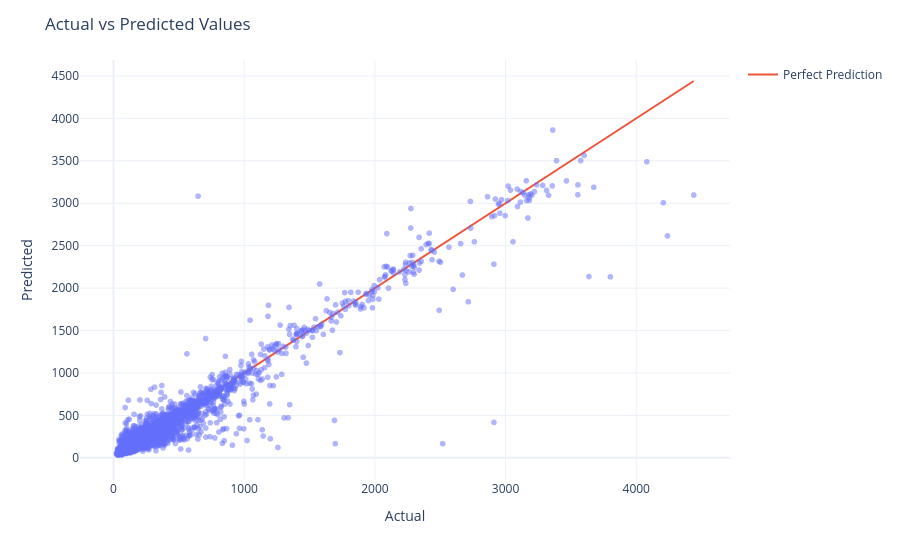

Source (notebook cell):
### Markdown cell above
**Visualization of Model Evaluation**

### Code cell
results = pd.DataFrame({
    'Actual' : y_test,
    'Predicted' : y_pred}) 

fig = px.scatter(
    results,
    x='Actual',
    y='Predicted',
    opacity=0.5
    
)

fig.add_trace(
    go.Scatter(
        x=[results['Actual'].min(), results['Actual'].max()],
        y=[results['Actual'].min(), results['Actual'].max()],
        mode='lines',
        name='Perfect Prediction'
    )
)

fig.update_layout(
    template='plotly_white',
    title='Actual vs Predicted Values'
)

fig.show()

### Figure 1 — Plotly figure (JSON) as saved in the notebook; plotly's stock layout.template omitted (floating-point values rounded to 4 significant figures; data arrays with more than 128 entries replaced by an {"elided": "..."} marker saying what was removed)
{"data": [{"hovertemplate": "Actual=%{x}<br>Predicted=%{y}<extra></extra>", "legendgroup": "", "marker": {"color": "#636efa", "opacity": 0.5, "symbol": "circle"}, "mode": "markers", "name": "", "showlegend": false, "type": "scattergl", "x": {"elided": "5274 int values"}, "xaxis": "x", "y": {"elided": "5274 float values"}, "yaxis": "y"}, {"mode": "lines", "name": "Perfect Prediction", "type": "scatter", "x": [21, 4440], "y": [21, 4440]}], "layout": {"autosize": true, "legend": {"tracegroupgap": 0}, "margin": {"t": 60}, "title": {"text": "Actual vs Predicted Values"}, "xaxis": {"anchor": "y", "autorange": true, "domain": [0, 1], "range": [-271.0, 4732.0], "title": {"text": "Actual"}, "type": "linear"}, "yaxis": {"anchor": "x", "autorange": true, "domain": [0, 1], "range": [-304.0, 4690.0], "title": {"text": "Predicted"}, "type": "linear"}}}
